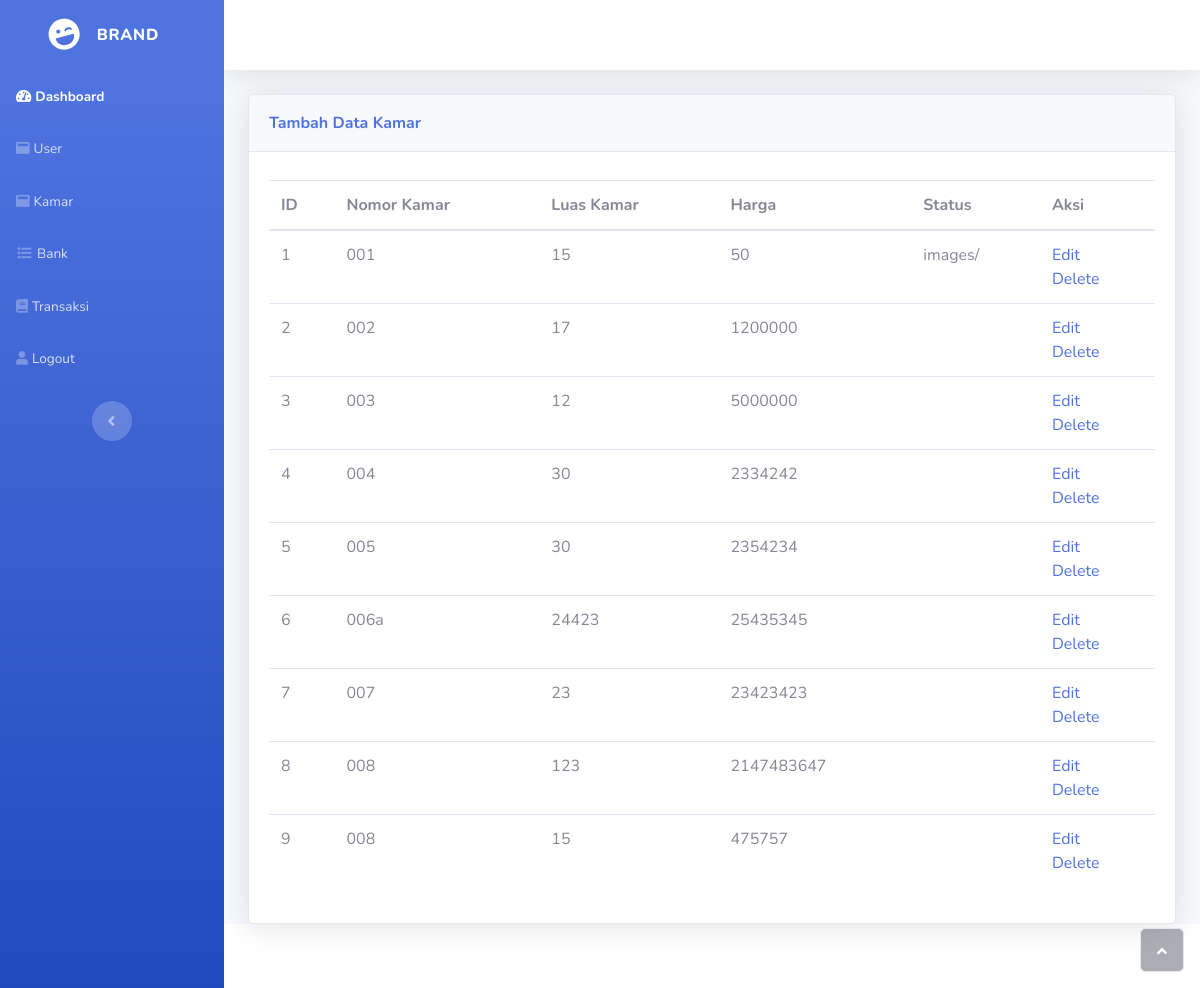
Page /adminsite/kamar.php (signed in) on the committed database.
### tables this page shows
CREATE TABLE `kamarinfo` (
  `id` int(11) NOT NULL,
  `nomorkamar` varchar(100) NOT NULL,
  `luaskamar` varchar(100) NOT NULL,
  `harga` int(100) NOT NULL,
  `gambar1` varchar(600) NOT NULL,
  `gambar2` varchar(600) NOT NULL,
  `status` varchar(30) NOT NULL
);

### adminsite/kamar.php (the view, shortened to what this page needs)
<!DOCTYPE html>
<html>
<head><meta http-equiv="Content-Type" content="text/html; charset=utf-8">
    <link rel="stylesheet" href="assets/bootstrap/css/bootstrap.min.css">
    <link rel="stylesheet" href="assets/fonts/fontawesome-all.min.css">
</head>
<body id="page-top">
    <div id="wrapper">
        <nav class="navbar navbar-dark align-items-start sidebar sidebar-dark accordion bg-gradient-primary p-0">
            <div class="container-fluid d-flex flex-column p-0">
                <a class="navbar-brand d-flex justify-content-center align-items-center sidebar-brand m-0" href="#">
                    <div class="sidebar-brand-icon rotate-n-15"><i class="fas fa-laugh-wink"></i></div>
                    <div class="sidebar-brand-text mx-3"><span>Brand</span></div>
                </a>
                <ul class="nav navbar-nav text-light" id="accordionSidebar">
                  <li class="nav-item" role="presentation"><a class="nav-link active" href="dash.php"><i class="fas fa-tachometer-alt"></i><span>Dashboard</span></a></li>
                  <li class="nav-item" role="presentation"><a class="nav-link" href="user.php"><i class="fas fa-window-maximize"></i><span>User</span></a></li>
                  <li class="nav-item" role="presentation"><a class="nav-link" href="kamar.php"><i class="fas fa-window-maximize"></i><span>Kamar</span></a></li>
                  <li class="nav-item" role="presentation"><a class="nav-link" href="bank.php"><i class="fas fa-list fa-sm fa-fw"></i><span>Bank</span></a></li>
                  <li class="nav-item" role="presentation"><a class="nav-link" href="transaksi.php"><i class="fas fa-book"></i><span>Transaksi</span></a></li>
                  <li class="nav-item" role="presentation"><a class="nav-link" href="logout.php"><i class="fas fa fa-user"></i><span>Logout</span></a></li>
                </ul>
                <div class="text-center d-none d-md-inline"><button class="btn rounded-circle border-0" id="sidebarToggle" type="button"></button></div>
            </div>
        </nav>
        <div class="d-flex flex-column" id="content-wrapper">
            <div id="content">
                <nav class="navbar navbar-light navbar-expand bg-white shadow mb-4 topbar static-top">
                </nav>
                <div class="container-fluid">
                    <div class="card shadow">
                        <div class="card-header py-3">
                          <a href="tambahkamar.php">
                            <p class="text-primary m-0 font-weight-bold">Tambah Data Kamar</p>
                          </a>
                        </div>
                        <div class="card-body">
                            <div class="table-responsive table mt-2" id="dataTable" role="grid" aria-describedby="dataTable_info">
                                <table class="table dataTable my-0" id="dataTable">
                                    <thead>
                                        <tr>
                                            <th>ID</th>
                                            <th>Nomor Kamar</th>
                                            <th>Luas Kamar</th>
                                            <th>Harga</th>
                                            <th>Status</th>
                                            <th>Aksi</th>
                                        </tr>
                                    </thead>
                                    <tbody>
                                        <?php
                                        $conn = new mysqli(DB_HOST, DB_USER, DB_PASS, DB_NAME);
                                        $stmt = $conn->prepare("SELECT * FROM `kamarinfo`;");
                                        $stmt->execute();
                                        $stmt->bind_result($id, $nomorkamar, $luaskamar, $harga, $status);
                                        while($stmt->fetch()){
                                          echo "<tr>
                                              <td>".$id."</td>
                                              <td>".$nomorkamar."</td>
                                              <td>".$luaskamar."</td>
                                              <td>".$harga."</td>
                                              <td>".$status."</td>
                                              <td><a href='editkamar.php?id=$id'>Edit</a><br><a href='deletekamar.php?id=$id'>Delete</a></td>
                                                </tr>";
                                        }
                                        ?>
                                </tbody>
                                </table>
                            </div>
                        </div>
                    </div>
                </div>
            </div>
            <footer class="bg-white sticky-footer">
            </footer>
        </div><a class="border rounded d-inline scroll-to-top" href="#page-top"><i class="fas fa-angle-up"></i></a></div>
</body>
</html>

### rows in the picture
kamarinfo: id "1", nomorkamar "001", luaskamar "15", harga "50", gambar1 "images/"
kamarinfo: id "2", nomorkamar "002", luaskamar "17", harga "1200000"
kamarinfo: id "3", nomorkamar "003", luaskamar "12", harga "5000000"
kamarinfo: id "4", nomorkamar "004", luaskamar "30", harga "2334242"
kamarinfo: id "5", nomorkamar "005", luaskamar "30", harga "2354234"
kamarinfo: id "6", nomorkamar "006a", luaskamar "24423", harga "25435345"
kamarinfo: id "7", nomorkamar "007", luaskamar "23", harga "23423423"
kamarinfo: id "8", nomorkamar "008", luaskamar "123", harga "2147483647"
kamarinfo: id "9", nomorkamar "008", luaskamar "15", harga "475757"
